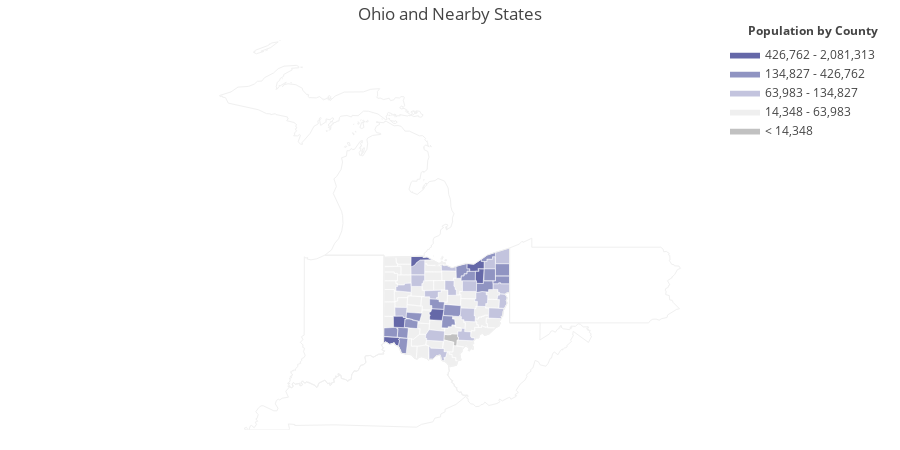

Notebook code for this chart:
### Code cell
import plotly.figure_factory as ff

import numpy as np
import pandas as pd

df_sample = pd.read_csv('https://raw.githubusercontent.com/plotly/datasets/master/minoritymajority.csv')
df_sample_r = df_sample[df_sample['STNAME'] == 'Ohio']

values = df_sample_r['TOT_POP'].tolist()
fips = df_sample_r['FIPS'].tolist()

colorscale = [
    'rgb(193, 193, 193)',
    'rgb(239,239,239)',
    'rgb(195, 196, 222)',
    'rgb(144,148,194)',
    'rgb(101,104,168)',
    'rgb(65, 53, 132)'
]

fig = ff.create_choropleth(
    fips=fips, values=values, scope=['OH', 'IN', 'MI', 'KY', 'PA', 'WV'],
    binning_endpoints=[14348, 63983, 134827, 426762, 2081313], colorscale=colorscale,
    county_outline={'color': 'rgb(255,255,255)', 'width': 0.5}, round_legend_values=True,
    legend_title='Population by County', title='Ohio and Nearby States'
)
fig.layout.template = None
fig.show()

### Figure 1 — Plotly figure (JSON) as saved in the notebook; plotly's stock layout.template omitted (floating-point values rounded to 4 significant figures; data arrays with more than 128 entries replaced by an {"elided": "..."} marker saying what was removed)
{"data": [{"fill": "toself", "fillcolor": "rgb(193, 193, 193)", "hoverinfo": "none", "line": {"color": "rgb(255,255,255)", "width": 0.5}, "mode": "lines", "name": "< 14,348", "type": "scatter", "x": [-82.76, -82.75, -82.52, -82.51, -82.29, -82.3, -82.26, -82.27, -82.31, -82.32, -82.44, -82.42, -82.76, -82.76, null], "y": [39.24, 39.37, 39.37, 39.4, 39.38, 39.29, 39.29, 39.2, 39.21, 39.03, 39.04, 39.14, 39.21, 39.24, null]}, {"fill": "toself", "fillcolor": "rgb(239,239,239)", "hoverinfo": "none", "line": {"color": "rgb(255,255,255)", "width": 0.5}, "mode": "lines", "name": "14,348 - 63,983", "type": "scatter", "x": {"elided": "590 float values"}, "y": {"elided": "590 float values"}}, {"fill": "toself", "fillcolor": "rgb(195, 196, 222)", "hoverinfo": "none", "line": {"color": "rgb(255,255,255)", "width": 0.5}, "mode": "lines", "name": "63,983 - 134,827", "type": "scatter", "x": {"elided": "217 float values"}, "y": {"elided": "217 float values"}}, {"fill": "toself", "fillcolor": "rgb(144,148,194)", "hoverinfo": "none", "line": {"color": "rgb(255,255,255)", "width": 0.5}, "mode": "lines", "name": "134,827 - 426,762", "type": "scatter", "x": {"elided": "149 float values"}, "y": {"elided": "149 float values"}}, {"fill": "toself", "fillcolor": "rgb(101,104,168)", "hoverinfo": "none", "line": {"color": "rgb(255,255,255)", "width": 0.5}, "mode": "lines", "name": "426,762 - 2,081,313", "type": "scatter", "x": [-81.97, -81.97, -81.74, -81.49, -81.49, -81.39, -81.39, -81.6, -81.57, -81.88, -81.88, -81.97, -81.97, null, -83.26, -83.26, -83.21, -83.17, -82.76, -82.82, -83.24, -83.25, -83.23, -83.26, null, -84.82, -84.82, -84.26, -84.32, -84.28, -84.32, -84.43, -84.46, -84.61, -84.74, -84.82, -84.82, null, -83.11, -83.11, -83.1, -83.11, -83.11, null, -83.88, -83.88, -83.45, -83.47, -83.34, -83.17, -83.57, -83.7, -83.75, -83.85, -83.88, null, -84.49, -84.16, -84.16, -84.05, -84.06, -84.09, -84.11, -84.48, -84.49, null, -81.69, -81.68, -81.56, -81.6, -81.39, -81.39, -81.42, -81.42, -81.65, -81.65, -81.69, null], "y": [41.38, 41.51, 41.49, 41.63, 41.57, 41.57, 41.35, 41.35, 41.28, 41.28, 41.35, 41.35, 41.38, null, 40.0, 40.05, 40.05, 40.14, 40.13, 39.79, 39.81, 39.92, 39.93, 40.0, null, 39.23, 39.31, 39.28, 39.22, 39.2, 39.02, 39.05, 39.12, 39.07, 39.15, 39.11, 39.23, null, 41.74, 41.74, 41.74, 41.74, 41.74, null, 41.44, 41.72, 41.73, 41.69, 41.71, 41.62, 41.62, 41.53, 41.47, 41.41, 41.44, null, 39.92, 39.92, 39.89, 39.88, 39.84, 39.84, 39.58, 39.59, 39.92, null, 41.0, 41.28, 41.28, 41.35, 41.35, 40.99, 40.99, 40.91, 40.91, 40.99, 41.0, null]}, {"fill": "toself", "fillcolor": "rgb(65, 53, 132)", "hoverinfo": "none", "line": {"color": "rgb(255,255,255)", "width": 0.5}, "mode": "lines", "name": "> 2,081,313", "type": "scatter", "x": [], "y": []}, {"hoverinfo": "text", "legendgroup": "centroids", "marker": {"color": "white", "opacity": 0}, "mode": "markers", "name": "US Counties", "selected": {"marker": {"color": "white", "opacity": 1, "size": 3}}, "showlegend": false, "text": ["County: Ottawa<br>State: Ohio<br>FIPS: 39123<br>Value: 41339", "County: Ottawa<br>State: Ohio<br>FIPS: 39123<br>Value: 41339", "County: Ottawa<br>State: Ohio<br>FIPS: 39123<br>Value: 41339", "County: Ottawa<br>State: Ohio<br>FIPS: 39123<br>Value: 41339", "County: Ottawa<br>State: Ohio<br>FIPS: 39123<br>Value: 41339", "County: Ottawa<br>State: Ohio<br>FIPS: 39123<br>Value: 41339", "County: Ottawa<br>State: Ohio<br>FIPS: 39123<br>Value: 41339", "County: Ottawa<br>State: Ohio<br>FIPS: 39123<br>Value: 41339", "County: Ottawa<br>State: Ohio<br>FIPS: 39123<br>Value: 41339", "County: Ottawa<br>State: Ohio<br>FIPS: 39123<br>Value: 41339", "County: Lucas<br>State: Ohio<br>FIPS: 39095<br>Value: 437998", "County: Lucas<br>State: Ohio<br>FIPS: 39095<br>Value: 437998", "County: Erie<br>State: Ohio<br>FIPS: 39043<br>Value: 76398", "County: Erie<br>State: Ohio<br>FIPS: 39043<br>Value: 76398", "County: Adams<br>State: Ohio<br>FIPS: 39001<br>Value: 28350", "County: Allen<br>State: Ohio<br>FIPS: 39003<br>Value: 105141", "County: Ashland<br>State: Ohio<br>FIPS: 39005<br>Value: 52962", "County: Ashtabula<br>State: Ohio<br>FIPS: 39007<br>Value: 100389", "County: Athens<br>State: Ohio<br>FIPS: 39009<br>Value: 64304", "County: Auglaize<br>State: Ohio<br>FIPS: 39011<br>Value: 45831", "County: Belmont<br>State: Ohio<br>FIPS: 39013<br>Value: 69671", "County: Brown<br>State: Ohio<br>FIPS: 39015<br>Value: 44381", "County: Butler<br>State: Ohio<br>FIPS: 39017<br>Value: 370589", "County: Carroll<br>State: Ohio<br>FIPS: 39019<br>Value: 28587", "County: Champaign<br>State: Ohio<br>FIPS: 39021<br>Value: 39565", "County: Clark<br>State: Ohio<br>FIPS: 39023<br>Value: 137206", "County: Clermont<br>State: Ohio<br>FIPS: 39025<br>Value: 199085", "County: Clinton<br>State: Ohio<br>FIPS: 39027<br>Value: 41886", "County: Columbiana<br>State: Ohio<br>FIPS: 39029<br>Value: 106507", "County: Coshocton<br>State: Ohio<br>FIPS: 39031<br>Value: 36779", "County: Crawford<br>State: Ohio<br>FIPS: 39033<br>Value: 42849", "County: Cuyahoga<br>State: Ohio<br>FIPS: 39035<br>Value: 1265111", "County: Darke<br>State: Ohio<br>FIPS: 39037<br>Value: 52507", "County: Defiance<br>State: Ohio<br>FIPS: 39039<br>Value: 38677", "County: Delaware<br>State: Ohio<br>FIPS: 39041<br>Value: 181061", "County: Fairfield<br>State: Ohio<br>FIPS: 39045<br>Value: 147474", "County: Fayette<br>State: Ohio<br>FIPS: 39047<br>Value: 28880", "County: Franklin<br>State: Ohio<br>FIPS: 39049<br>Value: 1195537", "County: Fulton<br>State: Ohio<br>FIPS: 39051<br>Value: 42513", "County: Gallia<br>State: Ohio<br>FIPS: 39053<br>Value: 30708", "County: Geauga<br>State: Ohio<br>FIPS: 39055<br>Value: 93680", "County: Greene<br>State: Ohio<br>FIPS: 39057<br>Value: 163587", "County: Guernsey<br>State: Ohio<br>FIPS: 39059<br>Value: 39817", "County: Hamilton<br>State: Ohio<br>FIPS: 39061<br>Value: 802038", "County: Hancock<br>State: Ohio<br>FIPS: 39063<br>Value: 75671", "County: Hardin<br>State: Ohio<br>FIPS: 39065<br>Value: 31627", "County: Harrison<br>State: Ohio<br>FIPS: 39067<br>Value: 15714", "County: Henry<br>State: Ohio<br>FIPS: 39069<br>Value: 28045", "County: Highland<br>State: Ohio<br>FIPS: 39071<br>Value: 42998", "County: Hocking<br>State: Ohio<br>FIPS: 39073<br>Value: 29273", "County: Holmes<br>State: Ohio<br>FIPS: 39075<br>Value: 43025", "County: Huron<br>State: Ohio<br>FIPS: 39077<br>Value: 59280", "County: Jackson<br>State: Ohio<br>FIPS: 39079<br>Value: 32954", "County: Jefferson<br>State: Ohio<br>FIPS: 39081<br>Value: 68389", "County: Knox<br>State: Ohio<br>FIPS: 39083<br>Value: 60705", "County: Lake<br>State: Ohio<br>FIPS: 39085<br>Value: 229582", "County: Lawrence<br>State: Ohio<br>FIPS: 39087<br>Value: 62109", "County: Licking<br>State: Ohio<br>FIPS: 39089<br>Value: 167537", "County: Logan<br>State: Ohio<br>FIPS: 39091<br>Value: 45474", "County: Lorain<br>State: Ohio<br>FIPS: 39093<br>Value: 301478", "County: Madison<br>State: Ohio<br>FIPS: 39097<br>Value: 43053", "County: Mahoning<br>State: Ohio<br>FIPS: 39099<br>Value: 235145", "County: Marion<br>State: Ohio<br>FIPS: 39101<br>Value: 66238", "County: Medina<br>State: Ohio<br>FIPS: 39103<br>Value: 173684", "County: Meigs<br>State: Ohio<br>FIPS: 39105<br>Value: 23593", "County: Mercer<br>State: Ohio<br>FIPS: 39107<br>Value: 40875", "County: Miami<br>State: Ohio<br>FIPS: 39109<br>Value: 103060", "County: Monroe<br>State: Ohio<br>FIPS: 39111<br>Value: 14549", "County: Montgomery<br>State: Ohio<br>FIPS: 39113<br>Value: 534325", "County: Morgan<br>State: Ohio<br>FIPS: 39115<br>Value: 14911", "County: Morrow<br>State: Ohio<br>FIPS: 39117<br>Value: 34938", "County: Muskingum<br>State: Ohio<br>FIPS: 39119<br>Value: 85950", "County: Noble<br>State: Ohio<br>FIPS: 39121<br>Value: 14579", "County: Paulding<br>State: Ohio<br>FIPS: 39125<br>Value: 19295", "County: Perry<br>State: Ohio<br>FIPS: 39127<br>Value: 36015", "County: Pickaway<br>State: Ohio<br>FIPS: 39129<br>Value: 56399", "County: Pike<br>State: Ohio<br>FIPS: 39131<br>Value: 28480", "County: Portage<br>State: Ohio<br>FIPS: 39133<br>Value: 161451", "County: Preble<br>State: Ohio<br>FIPS: 39135<br>Value: 41886", "County: Putnam<br>State: Ohio<br>FIPS: 39137<br>Value: 34198", "County: Richland<br>State: Ohio<br>FIPS: 39139<br>Value: 122673", "County: Ross<br>State: Ohio<br>FIPS: 39141<br>Value: 77429", "County: Sandusky<br>State: Ohio<br>FIPS: 39143<br>Value: 60510", "County: Scioto<br>State: Ohio<br>FIPS: 39145<br>Value: 78477", "County: Seneca<br>State: Ohio<br>FIPS: 39147<br>Value: 56018", "County: Shelby<br>State: Ohio<br>FIPS: 39149<br>Value: 49167", "County: Stark<br>State: Ohio<br>FIPS: 39151<br>Value: 374868", "County: Summit<br>State: Ohio<br>FIPS: 39153<br>Value: 540811", "County: Trumbull<br>State: Ohio<br>FIPS: 39155<br>Value: 207406", "County: Tuscarawas<br>State: Ohio<br>FIPS: 39157<br>Value: 92392", "County: Union<br>State: Ohio<br>FIPS: 39159<br>Value: 52715", "County: Van Wert<br>State: Ohio<br>FIPS: 39161<br>Value: 28744", "County: Vinton<br>State: Ohio<br>FIPS: 39163<br>Value: 13239", "County: Warren<br>State: Ohio<br>FIPS: 39165<br>Value: 217241", "County: Washington<br>State: Ohio<br>FIPS: 39167<br>Value: 61475", "County: Wayne<br>State: Ohio<br>FIPS: 39169<br>Value: 114848", "County: Williams<br>State: Ohio<br>FIPS: 39171<br>Value: 37513", "County: Wood<br>State: Ohio<br>FIPS: 39173<br>Value: 128200", "County: Wyandot<br>State: Ohio<br>FIPS: 39175<br>Value: 22607"], "type": "scatter", "unselected": {"marker": {"opacity": 0}}, "x": [[-82.74], [-82.79], [-82.81], [-82.83], [-82.83], [-82.82], [-82.82], [-82.85], [-82.87], [-83.15], [-83.11], [-83.66], [-82.7], [-82.62], -83.47, -84.11, -82.27, -80.75, -82.05, -84.22, -80.99, -83.87, -84.58, -81.09, -83.77, -83.78, -84.15, -83.81, -80.78, -81.92, -82.92, -81.66, -84.62, -84.49, -83.0, -82.63, -83.46, -83.01, -84.13, -82.32, -81.18, -83.89, -81.49, -84.54, -83.67, -83.66, -81.09, -84.07, -83.6, -82.48, -81.93, -82.6, -82.62, -80.76, -82.42, -81.24, -82.54, -82.48, -83.77, -82.15, -83.4, -80.78, -83.16, -81.9, -82.02, -84.63, -84.23, -81.08, -84.29, -81.85, -82.79, -81.94, -81.46, -84.58, -82.24, -83.02, -83.07, -81.2, -84.65, -84.13, -82.54, -83.06, -83.15, -82.99, -83.13, -84.2, -81.37, -81.53, -80.76, -81.47, -83.37, -84.59, -82.49, -84.17, -81.5, -81.89, -84.59, -83.62, -83.3], "y": [[41.5], [41.68], [41.69], [41.69], [41.59], [41.71], [41.65], [41.68], [41.65], [41.54], [41.74], [41.62], [41.6], [41.36], 38.85, 40.77, 40.85, 41.71, 39.33, 40.56, 40.02, 38.93, 39.44, 40.58, 40.14, 39.92, 39.05, 39.41, 40.77, 40.3, 40.85, 41.42, 40.13, 41.32, 40.28, 39.75, 39.56, 39.97, 41.6, 38.82, 41.5, 39.69, 40.05, 39.2, 41.0, 40.66, 40.29, 41.33, 39.18, 39.5, 40.56, 41.15, 39.02, 40.39, 40.4, 41.7, 38.6, 40.09, 40.39, 41.3, 39.89, 41.01, 40.59, 41.12, 39.08, 40.54, 40.05, 39.73, 39.75, 39.62, 40.52, 39.97, 39.77, 41.12, 39.74, 39.64, 39.08, 41.17, 39.74, 41.02, 40.77, 39.34, 41.36, 38.8, 41.12, 40.33, 40.81, 41.13, 41.32, 40.44, 40.3, 40.86, 39.25, 39.43, 39.46, 40.83, 41.56, 41.36, 40.84]}, {"hoverinfo": "text", "legendgroup": "States", "line": {"color": "rgb(240, 240, 240)", "width": 1}, "mode": "lines", "showlegend": false, "type": "scatter", "x": {"elided": "1601 float values"}, "y": {"elided": "1601 float values"}}], "layout": {"annotations": [{"showarrow": false, "text": "<b>Population by County</b>", "x": 1, "xanchor": "right", "xref": "paper", "y": 1.05, "yref": "paper"}], "dragmode": "select", "height": 450, "hovermode": "closest", "legend": {"traceorder": "reversed", "x": 1, "xanchor": "right", "y": 1, "yanchor": "top"}, "margin": {"b": 20, "l": 20, "r": 20, "t": 40}, "title": {"text": "Ohio and Nearby States"}, "width": 900, "xaxis": {"autorange": false, "fixedrange": true, "range": [-97.23, -67.88], "showgrid": false, "showticklabels": false, "zeroline": false}, "yaxis": {"autorange": false, "fixedrange": true, "range": [36.5, 48.24], "showgrid": false, "showticklabels": false, "zeroline": false}}}
